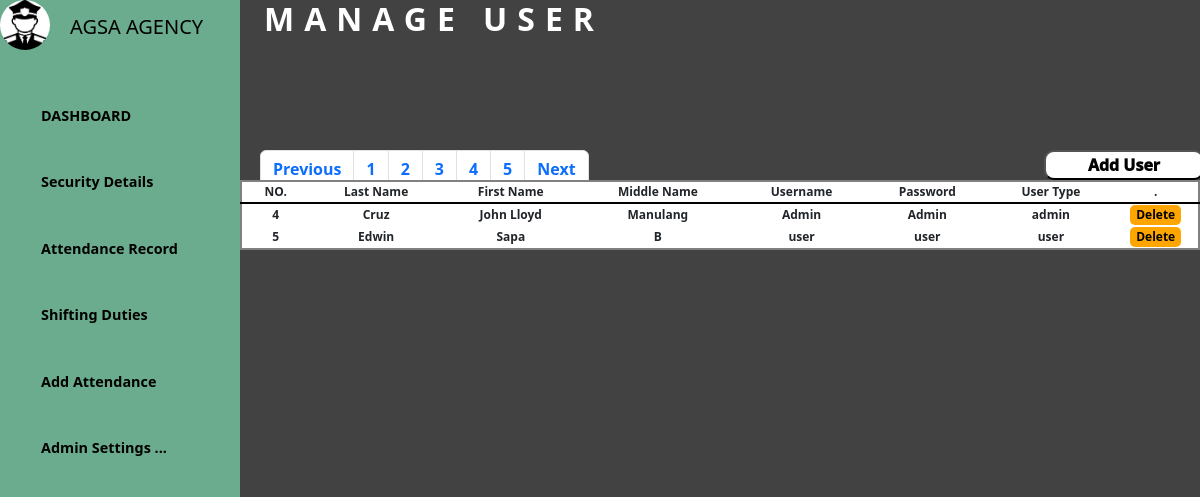
/ManageUser.php, run on the app's committed database.
### tables this page shows
CREATE TABLE `users` (
  `id` int(255) NOT NULL,
  `lastname` varchar(255) NOT NULL,
  `firstname` varchar(255) NOT NULL,
  `middlename` varchar(255) NOT NULL,
  `username` varchar(255) NOT NULL,
  `password` varchar(255) NOT NULL,
  `role` varchar(50) NOT NULL DEFAULT 'user'
);

### ManageUser.php (the view, shortened to what this page needs)
<!DOCTYPE html>
<html lang="en">
<head>
    <link href="https://cdn.jsdelivr.net/npm/bootstrap@5.3.3/dist/css/bootstrap.min.css" rel="stylesheet">
    <link rel="stylesheet" href="css/style.css">
</head>
<body>
<div class="wrapper">
    <aside id="sidebar">
        <div class="d-flex">
        <img src="img/download.png" style="width:50px; height:50px; border-radius:25px;">
                <h1>AGSA AGENCY</h1>
        </div>
        <ul class="sidebar-nav">
            <li class="sidebar-item">
                    <a href="index.php" class="sidebar-link">
                    <span>DASHBOARD</span>
                    </a>
                </li>
                <li class="sidebar-item">
                    <a href="SecurityDetails.php" class="sidebar-link">
                    <span>Security Details</span>
                    </a>
                </li>
                <li class="sidebar-item">
                    <a href="masterlist.php" class="sidebar-link">
                        <span>Attendance Record</span>
                    </a>
                </li>
                <li class="sidebar-item">
                    <a href="ShiftingDuties.php" class="sidebar-link">
                        <span> Shifting Duties</span>
                    </a>
                </li>
                <li class="sidebar-item">
                    <a href="masterlist.php" class="sidebar-link">
                        <span>Add Attendance</span>
                    </a>
                </li>
            <li class="sidebar-item">
                <a href="#" class="sidebar-link has-dropdown coll "data-bs-toggle="collapse" data-bs-target="#Applicant"
                aria-expanded="false" aria-controls="Applicant">
                <span>Admin Settings ...</span>
                </a>
            </li>
        </ul>
    </div>
<nav aria-label="Page navigation example">
  <ul class="pagination">
    <li class="page-item"><a class="page-link" href="#">Previous</a></li>
    <li class="page-item"><a class="page-link" href="#">1</a></li>
    <li class="page-item"><a class="page-link" href="#">2</a></li>
    <li class="page-item"><a class="page-link" href="#">3</a></li>
    <li class="page-item"><a class="page-link" href="#">4</a></li>
    <li class="page-item"><a class="page-link" href="#">5</a></li>
    <li class="page-item"><a class="page-link" href="#">Next</a></li>
  </ul>
</nav>
<table class="SecurityTable" id="myTable">
<tr>
<th>NO.</th>
<th>Last Name</th>
<th>First Name</th>
<th>Middle Name</th>
<th>Username</th>
<th>Password</th>
<th>User Type</th>
<th>.</th>
</tr>
<?php
include "Connection/database.php";
$sql = mysqli_query($conn, "SELECT * FROM users");
while($row = mysqli_fetch_array($sql))
{
?>
<tr>
<td><?php echo $id = $row['id']?></td>
<td><?php echo $lastname = $row['lastname']?></td>
<td><?php echo $firstname = $row['firstname']?></td>
<td><?php echo $middlename =$row['middlename']?></td>
<td><?php echo $username =$row['username']?></td>
<td><?php echo $password =$row ['password']?></td>
<td><?php echo $role =$row['role']?></td>
<td>
<button class="Delete"><a href="DeleteUser.php?id=<?php echo $row['id'] ?>" >Delete</a></button>
</td>
<?php }
?>
</tr>
</table>
<div>
<button type="submit" class="addbtn" style="margin-left:87vw; width:160px;" data-bs-toggle="modal" data-bs-target="#adduserModal">
 Add User
</button>
<div class="admindash" >
<h2>MANAGE USER</h2>
</div>
</body>
</html>

### css/style.css (style rules this page uses)
body { background-color:#424242; }
a { text-decoration: none; color: black; margin-bottom:20px; font-weight: bolder; }
li { list-style: none; }
.wrapper { display: flex; }
#sidebar { width: 20vw; min-width: 15vw; height: 70vw; transition: all .5s ease-in-out; background-color: #6bac8e; display: flex; flex-direction: column; position: fixed; }
h1 { text-align: center; font-size: 20px; color: black; margin-left: 20px; margin-bottom: 20px; margin-top: 15px; }
a.sidebar-link { padding: .625rem 1.625rem; color: black; display: block; font-size: 0.9rem; white-space: nowrap; border-left: 3px solid transparent; }
.sidebar-nav { padding: 2rem 0; flex: 1 1 auto; }

### ManageUser.php (style rules this page uses)
.SecurityTable { margin-top: 15%; width: 80%; position: fixed; border-bottom: 2px solid grey; border-right: 2px solid grey; border-left: 2px solid grey; border-top: 2px solid grey; margin-left: 20%; margin-right:2%; }
th { font-size: 12px; text-align: center; font-weight: bolder; color: solid black; background-color:white; padding-left: 10px; padding-right: 10px; margin-left: 20px; border-bottom: 2px solid black; border-top: 1px solid black; }
td { text-align: center; font-size: 12px; font-weight: 900; background-color: white; }
.addbtn { margin-top: 150px; width: 5px; background-color:white; border-radius: 10px; font-weight: 1000; position: fixed; }
.pagination { margin-left: 260px; margin-top: 150px; position: fixed; }
.Delete { background-color:orange; border: none; border-radius: 5px; }
.admindashboard, h2 { color: white; background-color: transparent; margin-left: 10px; margin-left: 22vw; margin-top: 0px ; position: fixed; font-weight: bolder; margin-top: 0px; letter-spacing: 10px; position: fixed; }

### data on the page
users: id "4", lastname "Cruz", firstname "John Lloyd", middlename "Manulang", username "Admin", password "Admin", role "admin"
users: id "5", lastname "Edwin", firstname "Sapa", middlename "B", username "user", password "user", role "user"
